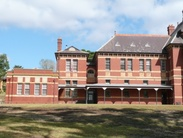
%> input picture Homework/hw2/problem3/red1.jpg, 183 x 138 px, shrunk from 800 x 600 before the run
$ octave run_red_varyk.m   (GNU Octave 9; MATLAB toolbox functions it lacks are replaced by stand-ins)
%> lines starting %> are read from the running program, lines starting %| are printed output that depends on the picture
### Homework/hw2/problem3/run_red.m
%
% run_red.m -- Driver for 442 hw2p3.
% Run clear all; close all first.
% Loads images, executes detector (student implement a function that is
% called) and then executes image stitching.
%
% Many figures are created during the execution; red_stitched1.png is
% created, which needs to be included in the submission.
%
% p-code is provided for other aspects of the assignment that students may
% be asked to implement later or in a different class.
%
% Load Images, Automatically Extract Corners and Match them.
% Stitches two images of a common scene together
%
% Requires Matlab >=2014b

%% Knobs

% Example JJC Red Building
inpath1 = 'red1.jpg';
inpath2 = 'red2.jpg';

%% Load images

im1 = imread(inpath1);
%> im1 is the input picture: size 138x183x3 uint8; mean R, G, B 151, 146.1, 142.7
im2 = imread(inpath2);
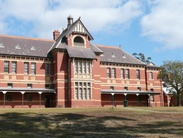
%> input picture Homework/hw2/problem3/red2.jpg, 183 x 138 px, shrunk from 800 x 600 before the run
%> im2 is the input picture: size 138x183x3 uint8; mean R, G, B 145.8, 139.8, 138.5

%% Get correspondences --- this is the 551 approach: manual clicks.

% [10 lines of commented-out code are left out]


[F1,P1] = reduce(double(im1)/255);   % calls detect which calls harris
[F2,P2] = reduce(double(im2)/255);
figure;
subplot(2,2,1); imshow(im1); labelPoints(P1,'+'); title('image 1');
subplot(2,2,2); imshow(im2); labelPoints(P2,'+'); title('image 2');
subplot(2,2,3); imagesc(F1); title('Image 1 HOG Matrix');
subplot(2,2,4); imagesc(F2); title('Image 2 HOG Matrix');

if ~exist('kCorr','var')
    kCorr = 10;
end
M = match(F1,F2,kCorr);
show(im1,P1,im2,P2,M);  title('automatically computed matches')

% saves the corespondences to a png file for submission
fig = gcf;
fig.PaperUnits = 'points';
fig.PaperPosition = [0 0 1600 700];
print(sprintf('red_showcorrespondences_%d.png',kCorr),'-dpng','-r0');

% use M to create the necessary coordinate matches
% XY1 and XY2 are parallel X,Y coordinate arrays for matches
XY1 = ones(kCorr,2);
XY2 = ones(kCorr,2);

for i = 1:kCorr
    XY1(i,:) = P1(M(i,1),:);
    XY2(i,:) = P2(M(i,2),:);
end


%% Compute transforms

% This is given as p-code for 442 since it is an assignment for 551!
H21 = hw3p6b(XY2,XY1); % 2 --> 1
H12 = hw3p6b(XY1,XY2); % 1 --> 2

%% Stitch images from perspective 1

I1(1) = struct('image',im1,'tform',eye(3));
I1(2) = struct('image',im2,'tform',H21'); % stitchImages expects the transpose of H21
im2t = stitchImages(I1(2));

% In bren1.jpg, the balcony in the foreground occludes the lower-left
% portion of the hall, so it's better to stitch in reverse order so
% bren2.jpg displays on top
[imS1, alphaS1] = stitchImages(I1,'order','reverse'); % bren

% For the law images, there's no problem with occulusions, so you can
% switch to natural order, if desired
%[imS1, alphaS1] = stitchImages(I1); % not bren

%% Stitch images from perspective 2

I2(1) = struct('image',im2,'tform',eye(3));
I2(2) = struct('image',im1,'tform',H12'); % stitchImages expects the transpose of H12
im1t = stitchImages(I2(2));
[imS2, alphaS2] = stitchImages(I2);

%% Plot perspective 1 results

figure;
subplot(2,2,1); imshow(im1); labelPoints(XY1,'+'); title('image 1');
subplot(2,2,2); imshow(im2); labelPoints(XY2,'+'); title('image 2');
subplot(2,2,3); imshow(imS1); title('stitched image from perspective 1');
subplot(2,2,4); imshow(im2t); title('image 2 from perspective 1');

%% Plot perspective 2 results

figure;
subplot(2,2,1); imshow(im1); labelPoints(XY1,'+'); title('image 1');
subplot(2,2,2); imshow(im2); labelPoints(XY2,'+'); title('image 2');
subplot(2,2,3); imshow(im1t); title('image 1 from perspective 2');
subplot(2,2,4); imshow(imS2); title('stitched image from perspective 2');

%% Plot both perspectives

figure;
subplot(2,2,1); imshow(im1); labelPoints(XY1,'+'); title('image 1');
subplot(2,2,2); imshow(im2); labelPoints(XY2,'+'); title('image 2');
subplot(2,2,3); imshow(imS1); title('stitched image from perspective 1');
subplot(2,2,4); imshow(imS2);  title('stitched image from perspective 2');

%% Generate png images of the stitched images

% JJC Red
imwrite(imS1,sprintf('red_stitched1_%d.png',kCorr),'png','alpha',alphaS1);
%imwrite(imS2,sprintf('red_stitched2_%d.png',kCorr),'png','alpha',alphaS2);

### Homework/hw2/problem3/detect.m
function [X,Sout] = detect(im,Whalfsize,method,nonmaxR,nonmaxT,border,bsmooth)

% function detect(im,Whalfsize)
%
%     EECS 442;
%     Jason Corso
%
% Wrapper for function to detect interest points in the image
%
%
%  Will run harris or dog detector depending on arguments.
%    run as X = detect(index,Whalf) will just run harris.
%    run as [X,S] = detect(index,Whalf,'dog') will run dog
%      S is the output scale of a point
%
%  index is the index for the image
%  Whalfsize is the half size of the window.  Wsize = 2*Whalfsize+1
%
%  output
%  X is a 2xn matrix of corners locations where n is induced by the data
%         top row is the horizontal,x coordinate (column, not row)
%  Sout (optional) is the scale of the detected points if the method can do it


if nargin == 1
    Whalfsize=7;
    method = 'harris';
    nonmaxR = 5;
    nonmaxT = 100;
    border = 32;   % need border of 32 if using with the hog code.
    bsmooth = false;
end


X = [];

if strcmp(method,'harris')

    dy = conv2(im,fspecial('sobel'),'same');
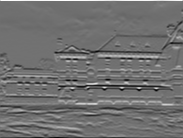
%> dy: size 138x183 double; min -3.06, max 3.83, mean -0.0159; drawn with min black and max white
    dx = conv2(im,fspecial('sobel')','same');
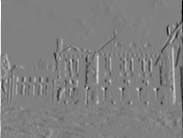
%> dx: size 138x183 double; min -3.82, max 3.78, mean -0.00532; drawn with min black and max white

    %%% YOU ARE PROVIDING THIS FUNCTION
    C = harris(dx,dy,Whalfsize);

    % smooth corner response, mostly in testing synthetic scenarios
    if bsmooth
        C = conv2(C,fspecial('gaussian',[5 5],1),'same');
    end
    %min(C(:))
    %max(C(:))
    %figure; imagesc(mat2gray(C)); title('corner response')

    [Xr,Xc] = nonmaxsuppts(C,nonmaxR,nonmaxT);
    size(Xr)
    %prune border
    nb = border;
    [r,c] = size(im);
    by = Xr > nb & Xr < r-nb;
    bx = Xc > nb & Xc < c-nb;
    Xr = Xr(by & bx);
    Xc = Xc(by & bx);

    X = [Xc Xr];

elseif strcmp(method,'dog')

    [X,S] = dog(im);

    if (nargout == 2)
        Sout = S;
    end
end

### Homework/hw2/problem3/harris.m
function C = harris(dx,dy,Whalfsize)
%> called with Whalfsize = 7

% function C = harris(dx,dy,Whalfsize)
%
%     EECS 442;
%     Jason Corso
%
%   I is the image (GRAY, DOUBLE)
%   or
%   dx is the horizontal gradient image
%   dy is the vertical gradient image
%
%   If you call it with the Image I, then you need set parameter dy to []
%
%   Whalfsize is the half size of the window.  Wsize = 2*Whalfsize+1
%
%   Corner strength is taken as min(eig) and not the det(T)/trace(T) as in
%   the original harris method.  Just for simplicity
%
%  output
%   C is an image (same size as dx and dy) where every pixel contains the
%   corner strength.


if (isempty(dy))
   im = dx;
   dy = conv2(im,fspecial('sobel'),'same');
   dx = conv2(im,fspecial('sobel')','same');
end


%%%%%%%%% fill in below
% Corner strength is to be taken as min(eig) and not the det(T)/trace(T) as in
%  the original harris method.

C=zeros(size(dx,1),size(dx,2));
for i=1+Whalfsize:size(C,1)-Whalfsize
    for j=1+Whalfsize:size(C,2)-Whalfsize
        Ix=dx(i-Whalfsize:i+Whalfsize,j-Whalfsize:j+Whalfsize);
        Iy=dy(i-Whalfsize:i+Whalfsize,j-Whalfsize:j+Whalfsize);
        H=[sum(sum(Ix.^2)) sum(sum(Ix.*Iy)); sum(sum(Ix.*Iy)) sum(sum(Iy.^2))];
        C(i,j)=min(eig(H));
    end
end
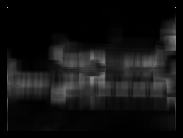
%> C: size 138x183 double; min 0, max 196.1, mean 18.9
%> the run ends on the next line

%%%%%%%% done

### Homework/hw2/problem3/reduce.m
function [F,Xout] = reduce(im)

% function [F,Xout] = reduce(im)
%
%     EECS 442;
%     Jason Corso
%
% Wrapper for function to detect and describe interest points in image
%
%  index is the index for the image
%
%  output
%  F is a kxn matrix of reduced features
%         n is the number of features
%         k is the dimensionality of each feature
%  Xout (optional) are the feature point locations
%

%figure; imagesc(im); title('reduce im');
X = detect(rgb2gray(im));
n = size(X,1);


F = cell(1,n);

for i = 1:n
   %fprintf('X,Y %f,%f\n',X(i,1),X(i,2));
   F(1,i) = {hog(im,X(i,1),X(i,2),32)};
end

F = cell2mat(F);

if nargout == 2
    Xout = X;
end

### Homework/hw2/problem3/run_red_varyk.m
% run_red_varyk.m
%
%  442; jason corso
%
% Run the red stitching script, but vary the number of points used in the
% fitting of the homography.
%
%  4,10,20

kCorr = 4;
run_red
